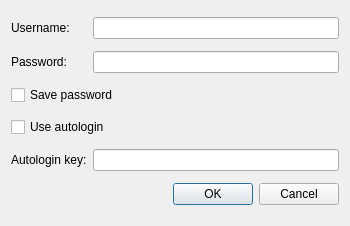
<?xml version="1.0" encoding="UTF-8"?>
<ui version="4.0">
 <class>dialog_authentication</class>
 <widget class="QDialog" name="dialog_authentication">
  <property name="geometry">
   <rect>
    <x>0</x>
    <y>0</y>
    <width>350</width>
    <height>226</height>
   </rect>
  </property>
  <property name="minimumSize">
   <size>
    <width>350</width>
    <height>0</height>
   </size>
  </property>
  <property name="windowTitle">
   <string>Authentication</string>
  </property>
  <property name="modal">
   <bool>true</bool>
  </property>
  <layout class="QGridLayout" name="gridLayout">
   <item row="0" column="0">
    <widget class="QLabel" name="label_username">
     <property name="text">
      <string>Username:</string>
     </property>
    </widget>
   </item>
   <item row="6" column="0">
    <widget class="QLabel" name="label_autologin_key">
     <property name="text">
      <string>Autologin key:</string>
     </property>
    </widget>
   </item>
   <item row="1" column="0">
    <widget class="QLabel" name="label_password">
     <property name="text">
      <string>Password:</string>
     </property>
    </widget>
   </item>
   <item row="6" column="1">
    <widget class="QLineEdit" name="input_lineedit_autologin_key"/>
   </item>
   <item row="0" column="1">
    <widget class="QLineEdit" name="input_lineedit_username">
     <property name="frame">
      <bool>true</bool>
     </property>
    </widget>
   </item>
   <item row="1" column="1">
    <widget class="QLineEdit" name="input_lineedit_password">
     <property name="minimumSize">
      <size>
       <width>200</width>
       <height>0</height>
      </size>
     </property>
     <property name="baseSize">
      <size>
       <width>0</width>
       <height>0</height>
      </size>
     </property>
     <property name="echoMode">
      <enum>QLineEdit::Password</enum>
     </property>
    </widget>
   </item>
   <item row="7" column="0" colspan="2">
    <layout class="QHBoxLayout" name="horizontalLayout">
     <item>
      <widget class="QDialogButtonBox" name="button_box">
       <property name="standardButtons">
        <set>QDialogButtonBox::Cancel|QDialogButtonBox::Ok</set>
       </property>
       <property name="centerButtons">
        <bool>false</bool>
       </property>
      </widget>
     </item>
    </layout>
   </item>
   <item row="4" column="0" colspan="2">
    <widget class="QCheckBox" name="input_checkbox_use_autologin">
     <property name="text">
      <string>Use autologin</string>
     </property>
    </widget>
   </item>
   <item row="3" column="0" colspan="2">
    <widget class="QCheckBox" name="input_checkbox_save_password">
     <property name="text">
      <string>Save password</string>
     </property>
    </widget>
   </item>
  </layout>
 </widget>
 <resources/>
 <connections/>
</ui>
